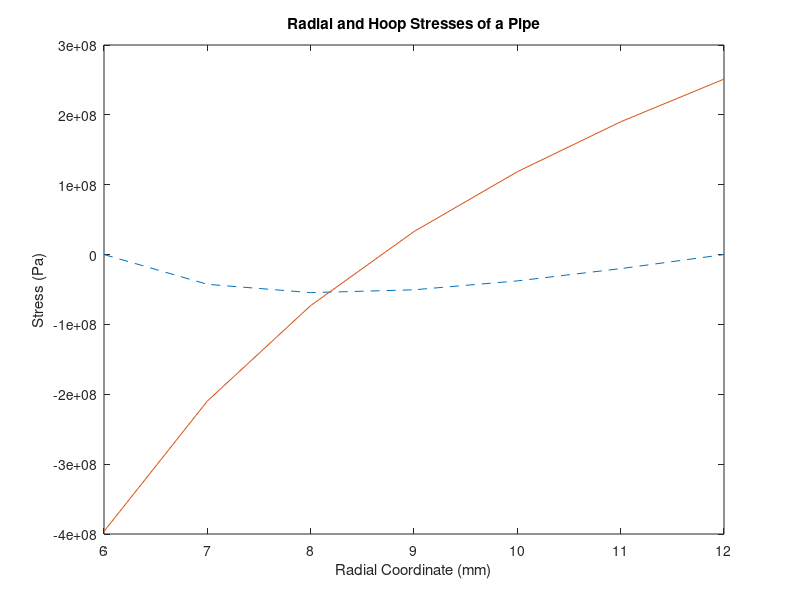

The MATLAB source for this figure:
% Dillon Allen
% Problem 2_04

alpha = 2E-5;
v = 0.3;
E = 206E9;
Ta = 260;
Tb = 150;
a = 6;
b = 12;

r = 6:12;

sigma_r = ((alpha*E*(Ta - Tb))/(2*(1-v)*log(b/a)))...
    *(((a^2/(b^2 -a^2))*((b^2./r.^2)-1)*log(b/a))-log(b./r));

sigma_h = ((alpha*E*(Ta - Tb))/(2*(1-v)*log(b/a))) * ((1 - ((a^2/(b^2-a^2))*(b^2./r.^2 + 1)*log(b/a)) - log(b./r)));

plot(r, sigma_r, '--')
hold on
plot(r, sigma_h)
xlabel('Radial Coordinate (mm)'), ylabel('Stress (Pa)'), title('Radial and Hoop Stresses of a Pipe');